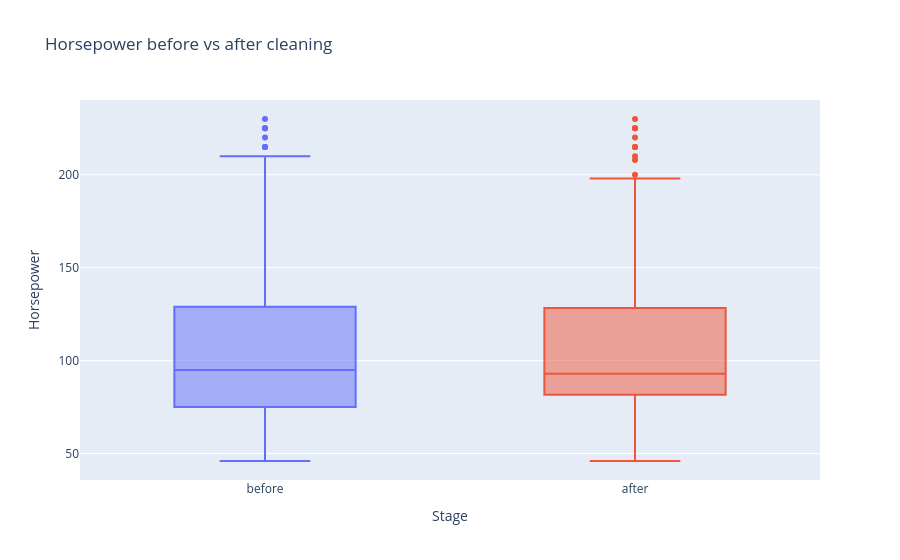

Source (notebook cell):
### Code cell
display(cars.compare_before_after())
cars.before_after_plot("Horsepower").show()

display(cars.save_clean())

### Figure 1 — Plotly figure (JSON) as saved in the notebook; plotly's stock layout.template omitted (floating-point values rounded to 4 significant figures; data arrays with more than 128 entries replaced by an {"elided": "..."} marker saying what was removed)
{"data": [{"alignmentgroup": "True", "hovertemplate": "Stage=%{x}<br>Horsepower=%{y}<extra></extra>", "legendgroup": "before", "marker": {"color": "#636efa"}, "name": "before", "notched": false, "offsetgroup": "before", "orientation": "v", "showlegend": true, "type": "box", "x": {"elided": "1406 str values"}, "x0": " ", "xaxis": "x", "y": {"elided": "1406 float values"}, "y0": " ", "yaxis": "y"}, {"alignmentgroup": "True", "hovertemplate": "Stage=%{x}<br>Horsepower=%{y}<extra></extra>", "legendgroup": "after", "marker": {"color": "#EF553B"}, "name": "after", "notched": false, "offsetgroup": "after", "orientation": "v", "showlegend": true, "type": "box", "x": {"elided": "1358 str values"}, "x0": " ", "xaxis": "x", "y": {"elided": "1358 float values"}, "y0": " ", "yaxis": "y"}], "layout": {"boxmode": "overlay", "legend": {"title": {"text": "Stage"}, "tracegroupgap": 0}, "showlegend": false, "title": {"text": "Horsepower before vs after cleaning"}, "xaxis": {"anchor": "y", "categoryarray": ["before", "after"], "categoryorder": "array", "domain": [0, 1], "title": {"text": "Stage"}}, "yaxis": {"anchor": "x", "domain": [0, 1], "title": {"text": "Horsepower"}}}}
